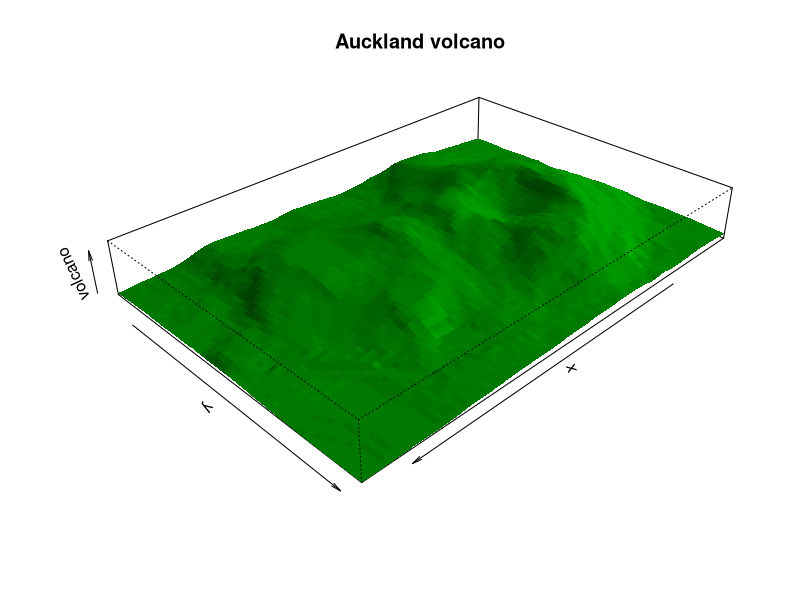

R code for this plot:
# 3D 数据图

# 基础 3D 透视图
# 这非常适合表现数学函数或者地理等高线
## 使用内置的火山地形数据 volcano
x <- 10 * (1:nrow(volcano))
y <- 10 * (1:ncol(volcano))

res <- persp(x, y, volcano,
    theta = 135, phi = 30,
    col = "green3", scale = FALSE,
    ltheta = -120, shade = 0.75,
    main = "Auckland volcano",
    border = NA
)
